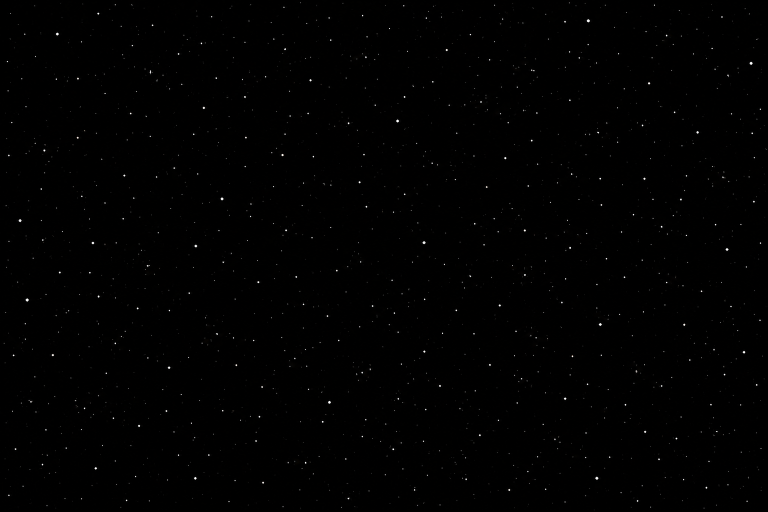
#> input picture StarWars/assets/starfield.webp, 1536 x 1024 px (shown at 1/2 size)
$ python render.py
#> lines starting #> are read from the running program, lines starting #| are printed output that depends on the picture
from PIL import Image, ImageDraw, ImageFont, PngImagePlugin
from pathlib import Path
from functools import lru_cache
import argparse, json, math
ROOT=Path(__file__).resolve().parent
PUBLIC=ROOT.parent.parent
if (PUBLIC/'dist').is_dir():PUBLIC=PUBLIC/'dist'
parser=argparse.ArgumentParser(description='Render the exact Star Wars Histomap poster from its retained data and artwork.')
parser.add_argument('--output',type=Path,default=PUBLIC/'downloads/Star-Wars-Histomap-Poster.png')
parser.add_argument('--preview-dir',type=Path)
args=parser.parse_args()
D=json.loads((ROOT/'star-wars-poster-data.json').read_text())
#> (reads StarWars/tools/poster/star-wars-poster-data.json from the repository)
S=2; W=2600; H=9110
BG='#000000'; PANEL='#050c10'; INK='#eeeae0'; MUTED='#a5b8ba'; GOLD='#dfc17f'; RULE='#33484c'; PURPLE='#ceb0e3'
# Lay the generated background down before drawing any chart marks or typography.
# All dates, coordinates, labels, symbols and title artwork retain their native source.
im=Image.new('RGB',(W*S,H*S),BG)
#> im: PIL image 5200x18220 RGB; every value is 0
starfield=Image.open(PUBLIC/'assets/starfield.webp').convert('RGB')
#> starfield is the input picture: PIL image 1536x1024 RGB; mean R, G, B 0.9, 0.8, 0.7
starfield=starfield.resize((1536*S,1024*S),Image.Resampling.LANCZOS)
#> starfield: PIL image 3072x2048 RGB
starfield=Image.blend(starfield,Image.new('RGB',starfield.size,BG),.20)
for sy in range(0,H*S,starfield.height):
    for sx in range(0,W*S,starfield.width):im.paste(starfield,(sx,sy))
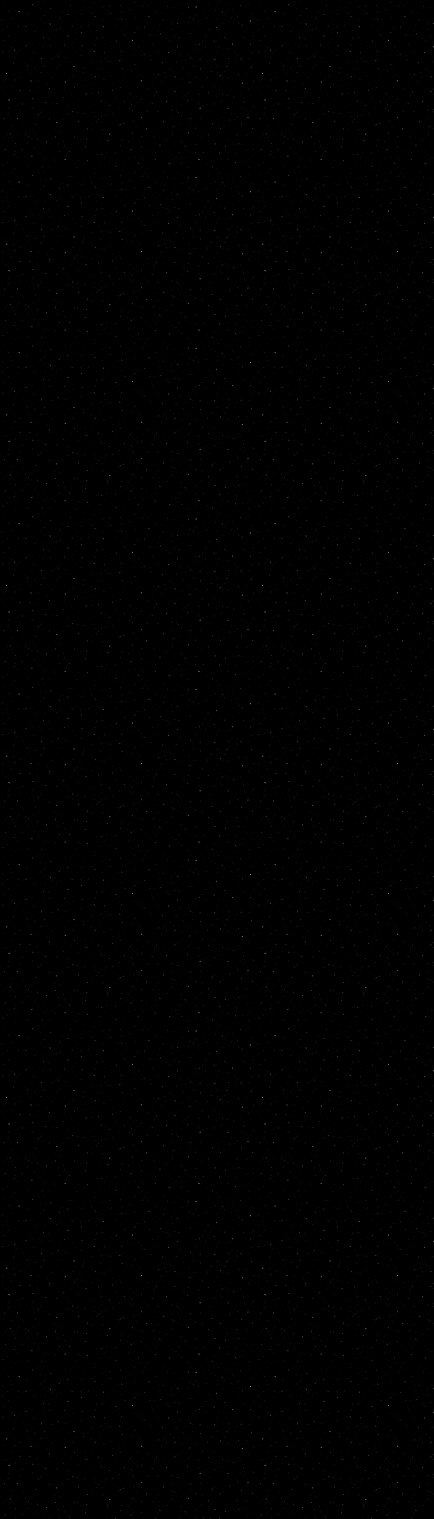
#> im: PIL image 5200x18220 RGB (shown at 1/12 size); mean R, G, B 0.6, 0.5, 0.5
dr=ImageDraw.Draw(im)
# [5 lines left out: function space_panel, not called in this run]
TYPE=ROOT/'star-wars-type'
FONTS={'body':str(TYPE/'NewsCycle-Regular.ttf'),'bold':str(TYPE/'NewsCycle-Bold.ttf'),'cond':str(TYPE/'PathwayGothicOne-Regular.ttf'),'serif':str(TYPE/'PathwayGothicOne-Regular.ttf'),'display':str(TYPE/'starjedi.ttf')}
#> (the run stopped early here; a loop or call above may not have finished)
